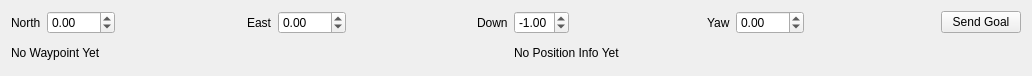
<?xml version="1.0" encoding="UTF-8"?>
<ui version="4.0">
 <class>GoalPointSettings</class>
 <widget class="QWidget" name="GoalPointSettings">
  <property name="geometry">
   <rect>
    <x>0</x>
    <y>0</y>
    <width>1032</width>
    <height>76</height>
   </rect>
  </property>
  <property name="windowTitle">
   <string>Form</string>
  </property>
  <layout class="QGridLayout" name="gridLayout">
   <item row="1" column="2">
    <spacer name="horizontalSpacer">
     <property name="orientation">
      <enum>Qt::Horizontal</enum>
     </property>
     <property name="sizeHint" stdset="0">
      <size>
       <width>40</width>
       <height>20</height>
      </size>
     </property>
    </spacer>
   </item>
   <item row="1" column="7">
    <spacer name="horizontalSpacer_2">
     <property name="orientation">
      <enum>Qt::Horizontal</enum>
     </property>
     <property name="sizeHint" stdset="0">
      <size>
       <width>40</width>
       <height>20</height>
      </size>
     </property>
    </spacer>
   </item>
   <item row="1" column="12">
    <spacer name="horizontalSpacer_3">
     <property name="orientation">
      <enum>Qt::Horizontal</enum>
     </property>
     <property name="sizeHint" stdset="0">
      <size>
       <width>40</width>
       <height>20</height>
      </size>
     </property>
    </spacer>
   </item>
   <item row="1" column="16">
    <spacer name="horizontalSpacer_4">
     <property name="orientation">
      <enum>Qt::Horizontal</enum>
     </property>
     <property name="sizeHint" stdset="0">
      <size>
       <width>40</width>
       <height>20</height>
      </size>
     </property>
    </spacer>
   </item>
   <item row="1" column="8">
    <widget class="QLabel" name="down_label">
     <property name="text">
      <string>Down</string>
     </property>
    </widget>
   </item>
   <item row="1" column="13">
    <widget class="QLabel" name="yaw_label">
     <property name="text">
      <string>Yaw</string>
     </property>
    </widget>
   </item>
   <item row="1" column="0">
    <widget class="QLabel" name="north_label">
     <property name="text">
      <string>North</string>
     </property>
    </widget>
   </item>
   <item row="1" column="4">
    <widget class="QLabel" name="east_label">
     <property name="text">
      <string>East</string>
     </property>
    </widget>
   </item>
   <item row="1" column="9">
    <widget class="QDoubleSpinBox" name="downSpinBox">
     <property name="keyboardTracking">
      <bool>true</bool>
     </property>
     <property name="minimum">
      <double>-5.000000000000000</double>
     </property>
     <property name="maximum">
      <double>0.000000000000000</double>
     </property>
     <property name="singleStep">
      <double>0.100000000000000</double>
     </property>
     <property name="value">
      <double>-1.000000000000000</double>
     </property>
    </widget>
   </item>
   <item row="1" column="1">
    <widget class="QDoubleSpinBox" name="northSpinBox">
     <property name="minimum">
      <double>-100.000000000000000</double>
     </property>
     <property name="maximum">
      <double>100.000000000000000</double>
     </property>
     <property name="singleStep">
      <double>0.500000000000000</double>
     </property>
    </widget>
   </item>
   <item row="1" column="14">
    <widget class="QDoubleSpinBox" name="yawSpinBox">
     <property name="keyboardTracking">
      <bool>true</bool>
     </property>
     <property name="minimum">
      <double>-180.000000000000000</double>
     </property>
     <property name="maximum">
      <double>180.000000000000000</double>
     </property>
     <property name="singleStep">
      <double>15.000000000000000</double>
     </property>
    </widget>
   </item>
   <item row="1" column="18">
    <widget class="QPushButton" name="goalButton">
     <property name="toolTip">
      <string>Send goal to path planner</string>
     </property>
     <property name="statusTip">
      <string notr="true">Send goal to path planner</string>
     </property>
     <property name="text">
      <string>Send Goal</string>
     </property>
     <property name="checkable">
      <bool>true</bool>
     </property>
     <property name="checked">
      <bool>false</bool>
     </property>
    </widget>
   </item>
   <item row="1" column="5">
    <widget class="QDoubleSpinBox" name="eastSpinBox">
     <property name="focusPolicy">
      <enum>Qt::WheelFocus</enum>
     </property>
     <property name="keyboardTracking">
      <bool>true</bool>
     </property>
     <property name="minimum">
      <double>-100.000000000000000</double>
     </property>
     <property name="maximum">
      <double>100.000000000000000</double>
     </property>
     <property name="singleStep">
      <double>0.500000000000000</double>
     </property>
    </widget>
   </item>
   <item row="2" column="0" colspan="9">
    <widget class="QLabel" name="current_waypoint_label">
     <property name="text">
      <string>No Waypoint Yet</string>
     </property>
    </widget>
   </item>
   <item row="2" column="9" colspan="10">
    <widget class="QLabel" name="current_position">
     <property name="text">
      <string>No Position Info Yet</string>
     </property>
    </widget>
   </item>
  </layout>
 </widget>
 <tabstops>
  <tabstop>goalButton</tabstop>
  <tabstop>northSpinBox</tabstop>
  <tabstop>eastSpinBox</tabstop>
  <tabstop>downSpinBox</tabstop>
  <tabstop>yawSpinBox</tabstop>
 </tabstops>
 <resources/>
 <connections/>
</ui>
